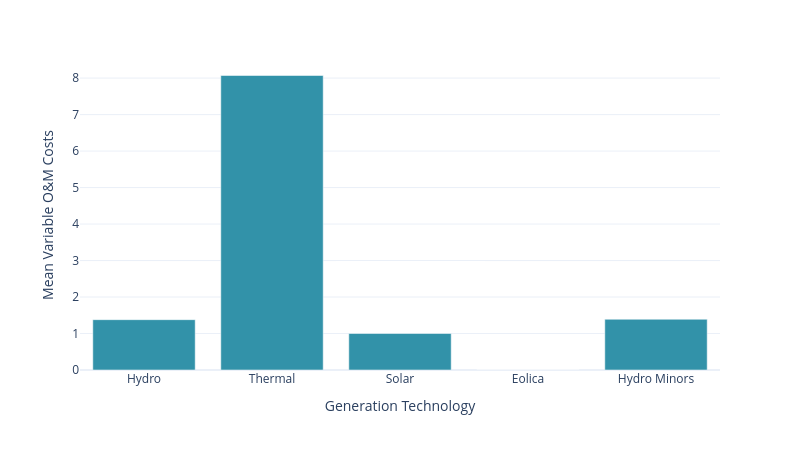

This figure's notebook cell:
### Code cell
gen_variable_om  = gen_costs.copy()
gen_variable_om = gen_variable_om[['gen_tech','gen_variable_om']]

gen_variable_om = gen_variable_om.groupby(['gen_tech']).agg({'gen_variable_om':'mean'}).reset_index()

fig = px.bar(
    gen_variable_om, x='gen_tech', y='gen_variable_om',
    color_discrete_sequence=[colors[0]],
    labels={'gen_tech': 'Generation Technology', 'gen_variable_om': 'Mean Variable O&M Costs'},
    height=9*50, width=16*50, category_orders={"gen_tech": tech_order},
    template='plotly_white')
fig.show()

### Figure 1 — Plotly figure (JSON) as saved in the notebook; plotly's stock layout.template omitted (floating-point values rounded to 4 significant figures)
{"data": [{"alignmentgroup": "True", "hovertemplate": "Generation Technology=%{x}<br>Mean Variable O&M Costs=%{y}<extra></extra>", "legendgroup": "", "marker": {"color": "#3292A9", "pattern": {"shape": ""}}, "name": "", "offsetgroup": "", "orientation": "v", "showlegend": false, "textposition": "auto", "type": "bar", "x": ["Eolica", "Hydro", "Hydro Minors", "Solar", "Thermal"], "xaxis": "x", "y": [0, 1.38, 1.39, 1, 8.071], "yaxis": "y"}], "layout": {"barmode": "relative", "height": 450, "legend": {"tracegroupgap": 0}, "margin": {"t": 60}, "width": 800, "xaxis": {"anchor": "y", "categoryarray": ["Hydro", "Thermal", "Solar", "Eolica", "Hydro Minors"], "categoryorder": "array", "domain": [0, 1], "title": {"text": "Generation Technology"}}, "yaxis": {"anchor": "x", "domain": [0, 1], "title": {"text": "Mean Variable O&M Costs"}}}}
